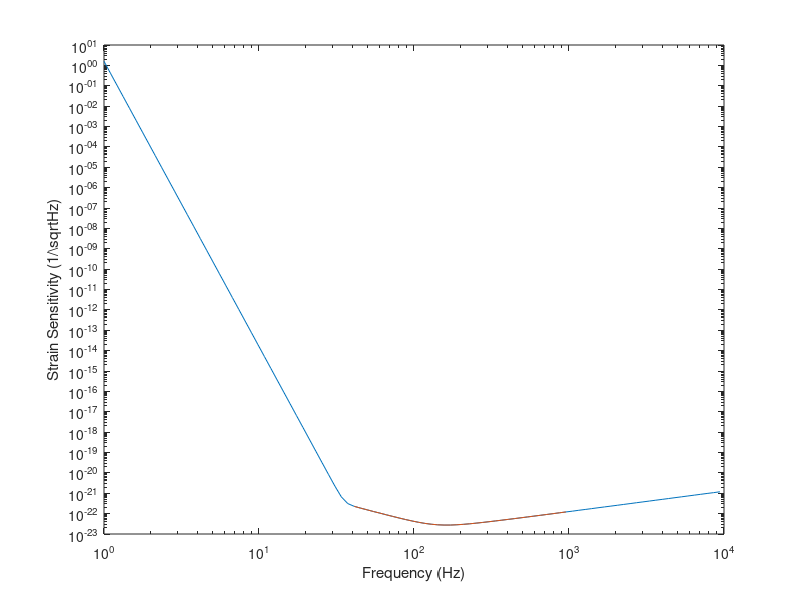

This figure's MATLAB source: (Note: this script raises an error after producing the figure.)
%% Generate simulated GW detector noise
% File containing target sensitivity curve (first column is frequency and
% second column is square root of PSD).
targetSens = load('iLIGOSensitivity.txt');
%%
% Plot the target sensitivity.
loglog(targetSens(:,1),targetSens(:,2));
xlabel('Frequency (Hz)');
ylabel('Strain Sensitivity (1/\sqrt{Hz})');

%%
% Select pass band.
fLow = 40;%Hz
fHigh = 1024;%Hz
indxfCut = targetSens(:,1)<= fLow | targetSens(:,1)>= fHigh;
targetSens(indxfCut,2)=0;
hold on;
loglog(targetSens(:,1),targetSens(:,2));
snapnow;
%%
% Sampling frequency of the data to be generated (should be less than half
% of the maximum frequency in target PSD.
fs = 4096;%Hz

%% Design filter
% B = fir2(N,F,A) designs an Nth order linear phase FIR digital filter with
% the frequency response specified by vectors F and A and returns the
% filter coefficients in length N+1 vector B.  The frequencies in F must be
% given in increasing order with 0.0 < F < 1.0 and 1.0 corresponding to
% half the sample rate.
%%
% FIR filter order
filtOrdr = 100;
%%
% We only include frequencies up to the Nyquist frequency (half of sampling
% frequency) when designing the filter.
indxfCut = targetSens(:,1)<=fs/2;
% Truncate the target PSD to Nyquist frequency.
targetSens = targetSens(indxfCut,:);

%%
% Add 0 frequency and corresponding PSD value
% as per the requirement of FIR2. Similarly add Nyquist frequency.
if targetSens(1,1) > 0 
    addZero = 1;
else
    addZero = 0;
end
if targetSens(end,1) < fs/2
    addNyq = 1;
else
    addNyq = 0;
end
%%
if addZero
    targetSens = [[0,0];targetSens];
end
if addNyq
    targetSens = [targetSens;[fs/2,0]];
end
%%
% Obtain filter coefficients. 
b = fir2(filtOrdr,targetSens(:,1)/(fs/2),targetSens(:,2));

%%
% Compare target and designed quantities
%Get the impulse response
impDataNSamples = 2048;
impSample = floor(impDataNSamples/2);
impVec = zeros(1,impDataNSamples);
impVec(impSample)=1;
impResp = fftfilt(b,impVec);
%%
%Get the transfer function
designTf = fft(impResp);
%%
%Plot the magnitude of the filter transfer function.
figure;
kNyq = floor(impDataNSamples/2)+1;
posFreq = (0:(kNyq-1))*(1/(impDataNSamples/fs));
plot(posFreq,abs(designTf(1:kNyq)));
hold on;
plot(targetSens(:,1),targetSens(:,2));
ylabel('TF magnitude');
legend('Designed','Target');
xlabel('Frequency (Hz)');
snapnow;

%% Generate noise
% Pass a white noise sequence through the designed filter.
nDataSamples = 16384;
inputNoise = randn(1,nDataSamples);
outputNoise = fftfilt(b,inputNoise);
figure;
plot((0:(nDataSamples-1))/fs,outputNoise);
snapnow;
%%
% Estimate PSD of simulated noise. *Note*: Scaling may be off because of
% (a) factors involved in discrete version of Wiener-Khinchin theorem, and
% (b) factors involved in how pwelch defines PSD. This can be easily
% corrected by multiplying with an overall factor (exercise: work out the
% factor!).
[pxx,f] = pwelch(outputNoise,2048,[],2048,fs);
figure;
plot(f,sqrt(pxx));
xlabel('Frequency (Hz)');
ylabel('[PSD]^{1/2}');
snapnow;